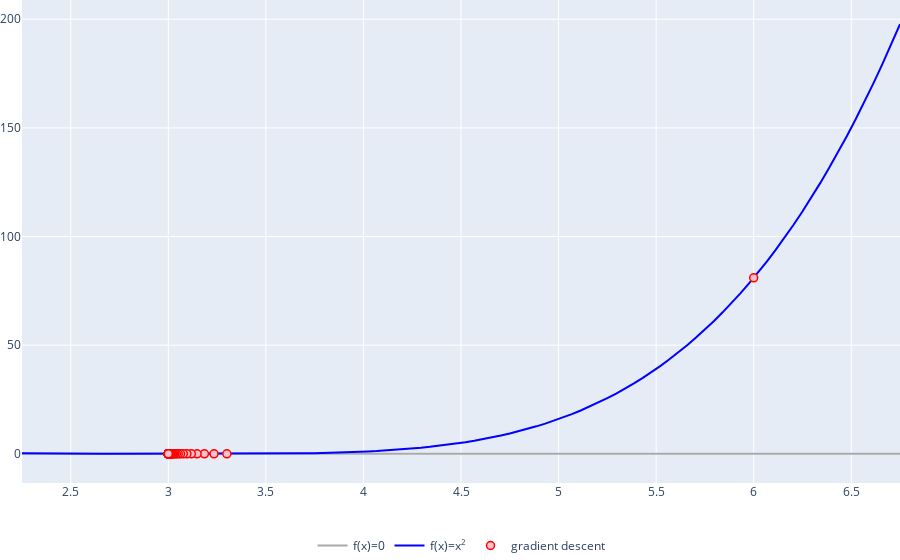

Write notebook code for a chart like this one.
### Code cell
solv.grad_x2(x2_start=None, LR= 0.01, iters=100)
